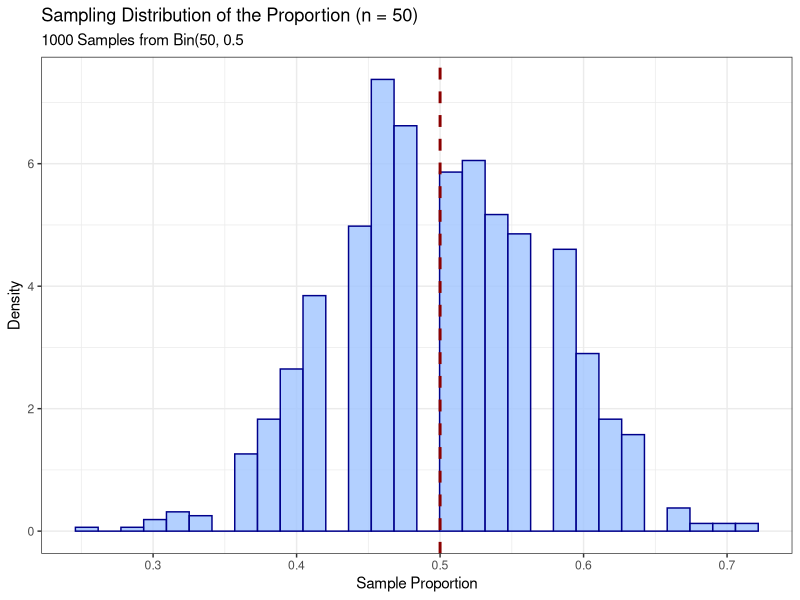

Generate this figure with R:
# Load the ggplot2 library
library(ggplot2)

# Define population parameters and simulation size
prob_success <- 0.5
sample_size <- 50
n_simulations <- 1000

# Set seed for reproducibility
set.seed(4242)

# Use 'replicate' to run the sampling and mean calculation n times
prop_vector <- replicate(n_simulations, {
  rbinom(1, size=sample_size, prob=prob_success)/sample_size
})

# Create a dataframe for ggplot
prop_data <- data.frame(Sample_Prop = prop_vector)

# Create the histogram plot
plot <- ggplot(prop_data, aes(x = Sample_Prop)) +
  geom_histogram(
    aes(y = after_stat(density)),
    bias = 40,
    fill = "#A0C4FF",
    color = "darkblue",
    alpha = 0.8
  ) + 
  # Add a vertical line for the theoretical mean
  geom_vline(
    xintercept = prob_success,
    linetype = "dashed",
    color = "darkred",
    linewidth = 1
  ) + 
  # Customize labels and title
  labs(
    title = paste("Sampling Distribution of the Proportion (n = ", sample_size, ")", sep = ""),
    subtitle = paste(n_simulations, "Samples from Bin(50, 0.5"),
    x = "Sample Proportion",
    y = "Density"
  ) +
  theme_bw()

print(plot)
